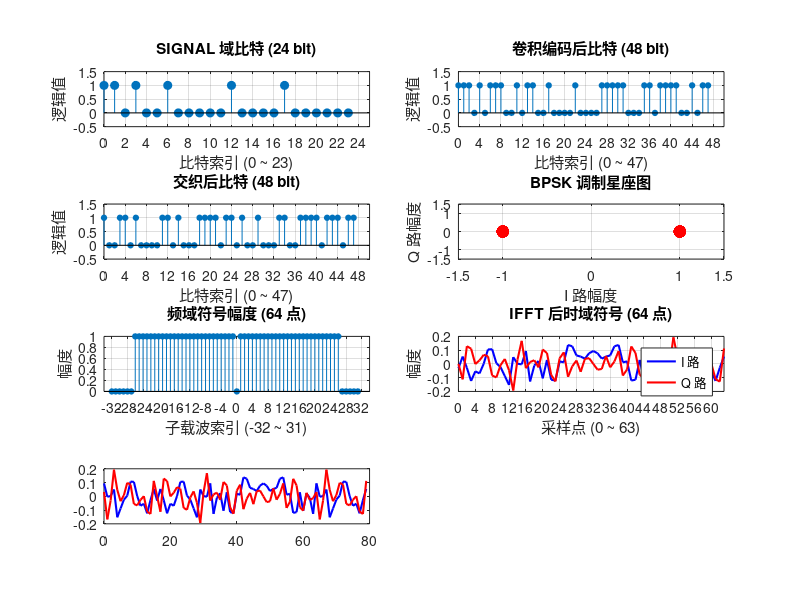

The MATLAB script that drew this image: (Note: this script raises an error after producing the figure.)
function varargout = tx_signal_field(sample_rate_hz, length_bytes, plot_enable)
%tx_signal_field  SIGNAL 字段
%
%   用法一（接口，供组帧调用）：
%     sig = tx_signal_field(40e6, 130)            生成并绘图，返回 40 MHz 波形
%     sig = tx_signal_field(40e6, 130, false)     只生成不绘图
%
%   用法二（独立运行，保留脚本式运行能力）：
%     tx_signal_field                             直接运行，等价于原 signal 脚本
%
%   输入：
%     sample_rate_hz - 采样率（Hz，默认 40e6）
%     length_bytes   - SIGNAL LENGTH 字段的 PSDU 字节数（默认 130）
%     plot_enable    - true 时按原 signal.m 的绘图输出（默认 true）
%   输出 signal_waveform：SIGNAL 字段复基带波形，1×N 行向量（160 samples / 4 us，40 MHz）。
%
%   实现依据 signal.m 的比特级流程：
%     24 bit = RATE(4, 6 Mbps=1101) + Reserved(1) + LENGTH(12, LSB first)
%              + Parity(1) + Tail(6)；
%     BPSK + 码率 1/2 卷积编码 + 交织 + 48 数据子载波 + 4 导频 [1 1 1 -1]；
%     不做加扰。
%   为使 SIGNAL 字段与 DATA 字段（tx_data）频谱对齐，本函数：
%     1) 使用自然频率顺序 mod(k,64)+1 映射子载波（而非 signal.m 的 k+33）；
%     2) 采用标准两级交织 output[i(k)] = input[k]；
%     3) 频域中间补零到 128 点 + 128 点 IFFT（×2）上采样到 40 MHz，CP 32 点。

% ---------------- 默认参数----------------
if nargin < 1 || isempty(sample_rate_hz), sample_rate_hz = 40e6; end
if nargin < 2 || isempty(length_bytes),   length_bytes   = 130;  end
if nargin < 3 || isempty(plot_enable),    plot_enable    = true; end

% ---------------- 采样率契约 ----------------
base_rate = 20e6;
os = round(sample_rate_hz / base_rate);              % 40 MHz -> os = 2
assert(abs(sample_rate_hz - os * base_rate) < 1e-6, ...
    '采样率必须为 20 MHz 的整数倍（本设计为 40 MHz）。');

Nfft = 64;
Nup  = os * Nfft;                                    % 128 @ 40 MHz
Ncp  = os * 16;                                      % 循环前缀 32 点 @ 40 MHz

% ---------------- 1. SIGNAL 24 bit ----------------
rate_bits = [1 1 0 1];                               % 6 Mbps
length_bits = fliplr(double(dec2bin(length_bytes, 12) - '0'));   % LSB 先传
assert(numel(length_bits) == 12, 'LENGTH 必须能用 12 bit 表示（<=4095）。');

sig17 = [rate_bits, 0, length_bits];                 % 17 bit（RATE + R + LENGTH）
parity_bit = mod(sum(sig17), 2);                     % 偶校验
signal_bits = [sig17, parity_bit, zeros(1, 6)];      % 24 bit

% ---------------- 2. 卷积编码 R=1/2, K=7 ----------------
trellis = poly2trellis(7, [133 171]);
coded_bits = convenc(signal_bits, trellis);          % 48 bit

% ---------------- 3. 交织（标准两级置换，与 DATA 字段一致）----------------
N_CBPS = 48;
N_BPSC = 1;
k = 0:N_CBPS-1;
i_perm = (N_CBPS/16) * mod(k, 16) + floor(k/16);
s = max(N_BPSC/2, 1);
j_perm = s * floor(i_perm/s) + mod(i_perm + N_CBPS - floor(16*i_perm/N_CBPS), s);
interleaved_bits = zeros(1, N_CBPS);
interleaved_bits(j_perm + 1) = coded_bits(k + 1);    % output[j(i(k))] = input[k]

% ---------------- 4. BPSK 调制 ----------------
mod_symbols = 1 - 2 * interleaved_bits;    % BPSK: 0 -> +1, 1 -> -1（与 DATA 字段一致）

% ---------------- 5. 子载波映射（自然频率顺序，与 DATA 一致）----------------
data_sub_idx = [-26:-22, -20:-8, -6:-1, 1:6, 8:20, 22:26];   % 48 数据子载波
pilot_sub_idx = [-21, -7, 7, 21];                            % 4 导频
pilot_values = [1, 1, 1, -1];

freq_64 = zeros(1, Nfft);
freq_64(mod(data_sub_idx, Nfft) + 1) = mod_symbols;
freq_64(mod(pilot_sub_idx, Nfft) + 1) = pilot_values;

% ---------------- 20 MHz 基带过程----------------
time_domain_20 = ifft(freq_64, Nfft);                 % 64 点 @ 20 MHz
cp_20 = 16;
time_domain_cp_20 = [time_domain_20(end-cp_20+1:end), time_domain_20];   % 80 点

% ---------------- 6. 频域 2 倍上采样：64 点 -> 128 点（20 MHz -> 40 MHz）----------------
% 正、负频率之间补 64 个零（理想带限插值），与 DATA 字段 tx_data 完全一致。
freq_128 = zeros(1, Nup);
freq_128(1:Nfft/2) = freq_64(1:Nfft/2);
freq_128(Nup - Nfft/2 + 1 : Nup) = freq_64(Nfft/2+1:end);

% ---------------- 7. 40 MHz IFFT 与循环前缀 ----------------
time_domain_40 = os * ifft(freq_128, Nup);            % 128 点 @ 40 MHz，×2 补偿 1/N 归一化
signal_waveform = [time_domain_40(end-Ncp+1:end), time_domain_40];       % 160 点
signal_waveform = signal_waveform(:).';

% ---------------- 自检 ----------------
expected_len = os * (Nfft + 16);                     % 160 @ 40 MHz
assert(numel(signal_bits) == 24, 'SIGNAL 域应为 24 bit');
assert(mod(sum(signal_bits), 2) == 0, 'SIGNAL 域偶校验不成立');
assert(numel(coded_bits) == 48, '卷积编码后应为 48 bit');
assert(numel(signal_waveform) == expected_len, ...
    sprintf('SIGNAL 长度应为 %d 点，实际 %d 点', expected_len, numel(signal_waveform)));

% ================= 原 signal.m 的绘图 ================
if plot_enable
    figure('Name', 'IEEE 802.11a SIGNAL 域生成过程', 'Position', [50 50 1500 950]);
    
    % (1) SIGNAL 域 24 bit
    subplot(4,2,1);
    stem(0:length(signal_bits)-1, signal_bits, 'filled', 'MarkerSize', 6);
    title('SIGNAL 域比特 (24 bit)');
    xlabel('比特索引 (0 ~ 23)'); ylabel('逻辑值');
    xticks(0:2:24); ylim([-0.5 1.5]); grid on;
    
    % (2) 卷积编码后 48 bit
    subplot(4,2,2);
    stem(0:length(coded_bits)-1, coded_bits, 'filled', 'MarkerSize', 4);
    title('卷积编码后比特 (48 bit)');
    xlabel('比特索引 (0 ~ 47)'); ylabel('逻辑值');
    xticks(0:4:48); ylim([-0.5 1.5]); grid on;
    
    % (3) 交织后 48 bit
    subplot(4,2,3);
    stem(0:length(interleaved_bits)-1, interleaved_bits, 'filled', 'MarkerSize', 4);
    title('交织后比特 (48 bit)');
    xlabel('比特索引 (0 ~ 47)'); ylabel('逻辑值');
    xticks(0:4:48); ylim([-0.5 1.5]); grid on;
    
    % (4) BPSK 星座图
    subplot(4,2,4);
    plot(real(mod_symbols), imag(mod_symbols), 'ro', 'MarkerSize', 8, 'MarkerFaceColor', 'r');
    title('BPSK 调制星座图');
    xlabel('I 路幅度'); ylabel('Q 路幅度');
    xticks([-1.5 -1 0 1 1.5]); yticks([-1.5 -1 0 1 1.5]);
    xlim([-1.5 1.5]); ylim([-1.5 1.5]); grid on;
    
    % (5) 频域符号幅度
    subplot(4,2,5);
    stem(-32:31, abs(fftshift(freq_64)), 'filled', 'MarkerSize', 4);
    title('频域符号幅度 (64 点)');
    xlabel('子载波索引 (-32 ~ 31)'); ylabel('幅度');
    xticks(-32:4:32); xlim([-34 34]); grid on;
    
    % (6) IFFT 后时域符号 (64 点)
    subplot(4,2,6);
    plot(0:Nfft-1, real(time_domain_20), 'b-', 'LineWidth', 1.5); hold on;
    plot(0:Nfft-1, imag(time_domain_20), 'r-', 'LineWidth', 1.5);
    title('IFFT 后时域符号 (64 点)');
    xlabel('采样点 (0 ~ 63)'); ylabel('幅度');
    xticks(0:4:64); xlim([0 63]); grid on;
    legend('I 路', 'Q 路');
    
    % (7) 添加 CP 后的时域符号 (80 点)
    subplot(4,2,7);
    plot(0:length(time_domain_cp_20)-1, real(time_domain_cp_20), 'b-', 'LineWidth', 1.5); hold on;
    plot(0:length(time_domain_cp_20)-1, imag(time_domain_cp_20), 'r-', 'LineWidth', 1.5);
    xline(cp_20 - 0.5, 'k--', 'LineWidth', 1.5);
    yl = ylim;
    text(cp_20/2 - 1, yl(2)*0.8, '循环前缀 (CP)', 'Color', 'm', 'FontSize', 11, 'FontWeight', 'bold', 'HorizontalAlignment', 'center');
    text(cp_20 + (Nfft/2) - 1, yl(2)*0.8, '原始 IFFT 符号 (64 点)', 'Color', 'k', 'FontSize', 11, 'HorizontalAlignment', 'center');
    patch([0 cp_20-1 cp_20-1 0], [yl(1) yl(1) yl(2) yl(2)], 'm', 'FaceAlpha', 0.1, 'EdgeColor', 'none');
    title('添加循环前缀后的时域符号 (80 点)');
    xlabel('采样点 (0 ~ 79)'); ylabel('幅度');
    xticks(0:4:80); xlim([0 79]); grid on;
    legend('I 路', 'Q 路', 'Location', 'southwest');
    
    % (8) CP 重复验证 (16 点)
    subplot(4,2,8);
    plot(0:cp_20-1, real(time_domain_20(end-cp_20+1:end)), 'bo-', 'LineWidth', 2, 'MarkerFaceColor', 'b'); hold on;
    plot(0:cp_20-1, real(time_domain_cp_20(1:cp_20)), 'rx--', 'LineWidth', 2);
    title('循环前缀验证 (16 点)');
    xlabel('采样点 (0 ~ 15)'); ylabel('幅度');
    xticks(0:1:15); xlim([-0.5 15.5]); grid on;
    legend('原符号最后 16 点', 'CP 中的 16 点', 'Location', 'best');
    
    sgtitle(sprintf('IEEE 802.11a SIGNAL 域生成过程 (LENGTH = %d, 6Mbps)', length_bytes));
end

% ---------------- 输出 ----------------
if nargout >= 1
    varargout{1} = signal_waveform;
end
end
